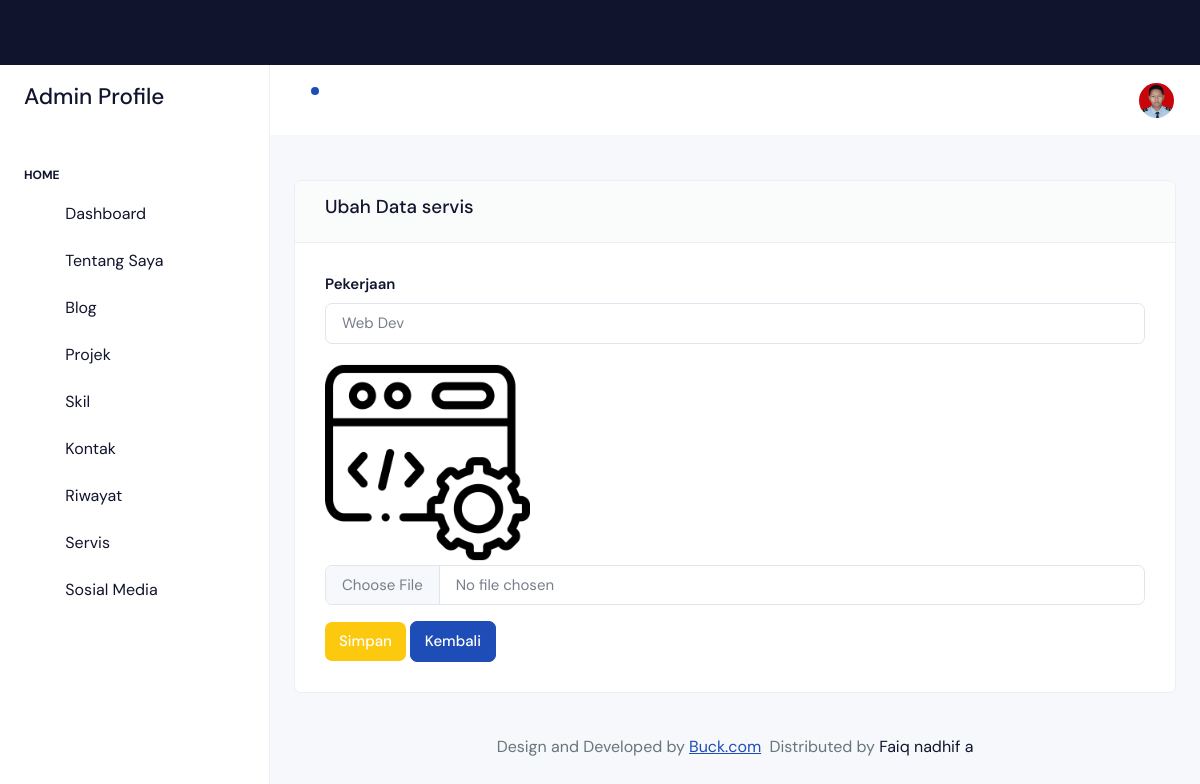
The app's page /backend/pages/servis/edit.php?id=3 (signed in) with its own data.
### tables this page shows
CREATE TABLE `abouts` (
  `id` bigint NOT NULL,
  `name` varchar(255) NOT NULL,
  `address` text NOT NULL,
  `born` date NOT NULL,
  `email` varchar(255) NOT NULL,
  `total_project` int NOT NULL,
  `image` text NOT NULL,
  `zip_code` int NOT NULL,
  `phone` varchar(255) NOT NULL,
  `work` varchar(255) NOT NULL
);

CREATE TABLE `services` (
  `id` bigint NOT NULL,
  `icon` text NOT NULL,
  `job` varchar(255) NOT NULL
);

### backend/actions/servis/show.php (called while the page is built, shortened)
<?php
$id = $_GET['id'];
$qSelect = "SELECT * FROM services WHERE id= '$id'";
$result = mysqli_query($connect, $qSelect) or die(mysqli_error($connect));
$servis = $result->fetch_object();

### backend/pages/servis/edit.php (the view, shortened to what this page needs)
<?php
include '../../partials/header.php';
include '../../partials/sidebar.php';
include '../../partials/navbar.php';
?>
<div class="row">
    <div class="col-12">
        <div class="card">
            <div class="card-header">
                <h5>Ubah Data servis</h5>
            </div>
            <div class="card-body">
                <?php
                include '../../actions/servis/show.php';
                ?>
                <form action="../../actions/servis/update.php?id=<?= $servis->id ?>" method="POST" enctype="multipart/form-data">
                    <div class=" mb-3">
                        <label for="jobInput" class="form-label">Pekerjaan</label>
                        <input type="text" name="job" class="form-control" id="jobInput" placeholder="Masukan Pekerjaan..." required value="<?= $servis->job ?>">
                    </div>
                    <div class=" mb-3">
                        <img class="w-25" src="../../../storages/servis/<?= $servis->icon ?>" alt="">
                        <input type="file" name="icon" class="form-control" id="iconInput">
                    </div>
                    <button type="submit" class="btn btn-warning" name="tombol" name="tombol" style="color: white; border: none;">Simpan</button>
                    <a href="./index.php" class="btn btn-primary">Kembali</a>
                </form>
            </div>
        </div>
    </div>
</div>
<?php
include '../../partials/footer.php';
include '../../partials/script.php';
?>

### backend/partials/navbar.php (shortened to what this page needs)
<div class="body-wrapper">
    <header class="app-header">
        <nav class="navbar navbar-expand-lg navbar-light">
            <ul class="navbar-nav">
                <li class="nav-item dropdown">
                    <a class="nav-link " href="javascript:void(0)" id="drop1" data-bs-toggle="dropdown" aria-expanded="false">
                        <i class="ti ti-bell"></i>
                        <div class="notification bg-primary rounded-circle"></div>
                    </a>
                </li>
            </ul>
            <div class="navbar-collapse justify-content-end px-0" id="navbarNav">
                <ul class="navbar-nav flex-row ms-auto align-items-center justify-content-end">
                    <li class="nav-item dropdown">
                        <?php
                        require_once(__DIR__ . '/../../config/connection.php');
                        $qAbout = "SELECT * FROM abouts LIMIT 1";
                        $about = mysqli_query($connect, $qAbout) or die(mysqli_error($connect));
                        $dataAbout = mysqli_fetch_assoc($about);
                        ?>
                        <a class="nav-link " href="javascript:void(0)" id="drop2" data-bs-toggle="dropdown"
                            aria-expanded="false">
                            <img src="../../../storages/about/<?= $dataAbout['image'] ?>" alt="" width="35" height="35" class="rounded-circle">
                        </a>
                    </li>
                </ul>
            </div>
        </nav>
    </header>
    <div class="body-wrapper-inner">
        <div class="container-fluid">

### records on screen
abouts: image (picture)
services: job "Web Dev", icon (picture)
